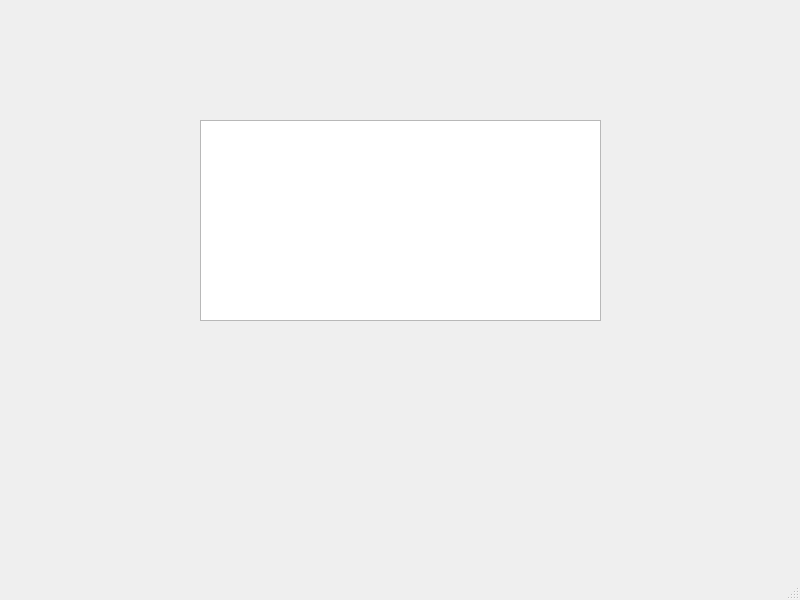
<?xml version="1.0" encoding="UTF-8"?>
<ui version="4.0">
 <class>postMain</class>
 <widget class="QMainWindow" name="postMain">
  <property name="geometry">
   <rect>
    <x>0</x>
    <y>0</y>
    <width>800</width>
    <height>600</height>
   </rect>
  </property>
  <property name="windowTitle">
   <string>MainWindow</string>
  </property>
  <widget class="QWidget" name="centralwidget">
   <widget class="QTextBrowser" name="textByUser">
    <property name="geometry">
     <rect>
      <x>200</x>
      <y>120</y>
      <width>401</width>
      <height>201</height>
     </rect>
    </property>
   </widget>
  </widget>
  <widget class="QMenuBar" name="menubar">
   <property name="geometry">
    <rect>
     <x>0</x>
     <y>0</y>
     <width>800</width>
     <height>26</height>
    </rect>
   </property>
  </widget>
  <widget class="QStatusBar" name="statusbar"/>
 </widget>
 <resources/>
 <connections/>
</ui>
